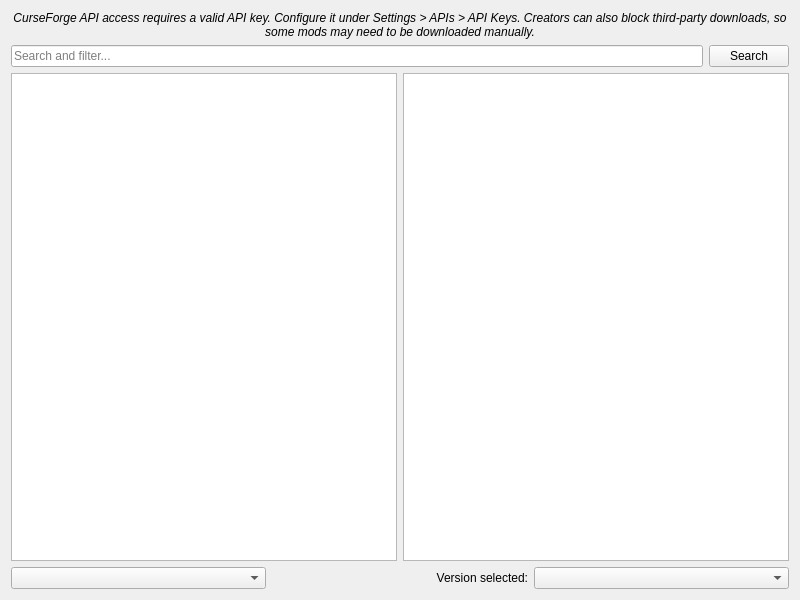
<?xml version="1.0" encoding="UTF-8"?>
<ui version="4.0">
 <class>FlamePage</class>
 <widget class="QWidget" name="FlamePage">
  <property name="geometry">
   <rect>
    <x>0</x>
    <y>0</y>
    <width>800</width>
    <height>600</height>
   </rect>
  </property>
  <layout class="QGridLayout" name="gridLayout">
   <item row="0" column="0">
    <widget class="QLabel" name="label_2">
     <property name="font">
      <font>
       <italic>true</italic>
      </font>
     </property>
     <property name="text">
      <string>CurseForge API access requires a valid API key. Configure it under Settings &gt; APIs &gt; API Keys. Creators can also block third-party downloads, so some mods may need to be downloaded manually.</string>
     </property>
     <property name="alignment">
      <set>Qt::AlignCenter</set>
     </property>
     <property name="wordWrap">
      <bool>true</bool>
     </property>
    </widget>
   </item>
   <item row="1" column="0">
    <layout class="QHBoxLayout">
     <item>
      <widget class="QLineEdit" name="searchEdit">
       <property name="placeholderText">
        <string>Search and filter...</string>
       </property>
      </widget>
     </item>
     <item>
      <widget class="QPushButton" name="searchButton">
       <property name="text">
        <string>Search</string>
       </property>
      </widget>
     </item>
    </layout>
   </item>
   <item row="3" column="0">
    <layout class="QHBoxLayout">
     <item>
      <widget class="QListView" name="packView">
       <property name="horizontalScrollBarPolicy">
        <enum>Qt::ScrollBarAlwaysOff</enum>
       </property>
       <property name="alternatingRowColors">
        <bool>true</bool>
       </property>
       <property name="iconSize">
        <size>
         <width>48</width>
         <height>48</height>
        </size>
       </property>
      </widget>
     </item>
     <item>
      <widget class="ProjectDescriptionPage" name="packDescription">
       <property name="openExternalLinks">
        <bool>true</bool>
       </property>
       <property name="openLinks">
        <bool>true</bool>
       </property>
      </widget>
     </item>
    </layout>
   </item>
   <item row="4" column="0">
    <layout class="QHBoxLayout">
     <item>
      <widget class="QComboBox" name="sortByBox"/>
     </item>
     <item>
      <widget class="QLabel" name="label">
       <property name="text">
        <string>Version selected:</string>
       </property>
       <property name="alignment">
        <set>Qt::AlignRight|Qt::AlignTrailing|Qt::AlignVCenter</set>
       </property>
      </widget>
     </item>
     <item>
      <widget class="QComboBox" name="versionSelectionBox"/>
     </item>
    </layout>
   </item>
  </layout>
 </widget>
 <customwidgets>
  <customwidget>
   <class>ProjectDescriptionPage</class>
   <extends>QTextBrowser</extends>
   <header>ui/widgets/ProjectDescriptionPage.h</header>
  </customwidget>
 </customwidgets>
 <tabstops>
  <tabstop>packView</tabstop>
  <tabstop>packDescription</tabstop>
  <tabstop>sortByBox</tabstop>
  <tabstop>versionSelectionBox</tabstop>
 </tabstops>
 <resources/>
 <connections/>
</ui>
